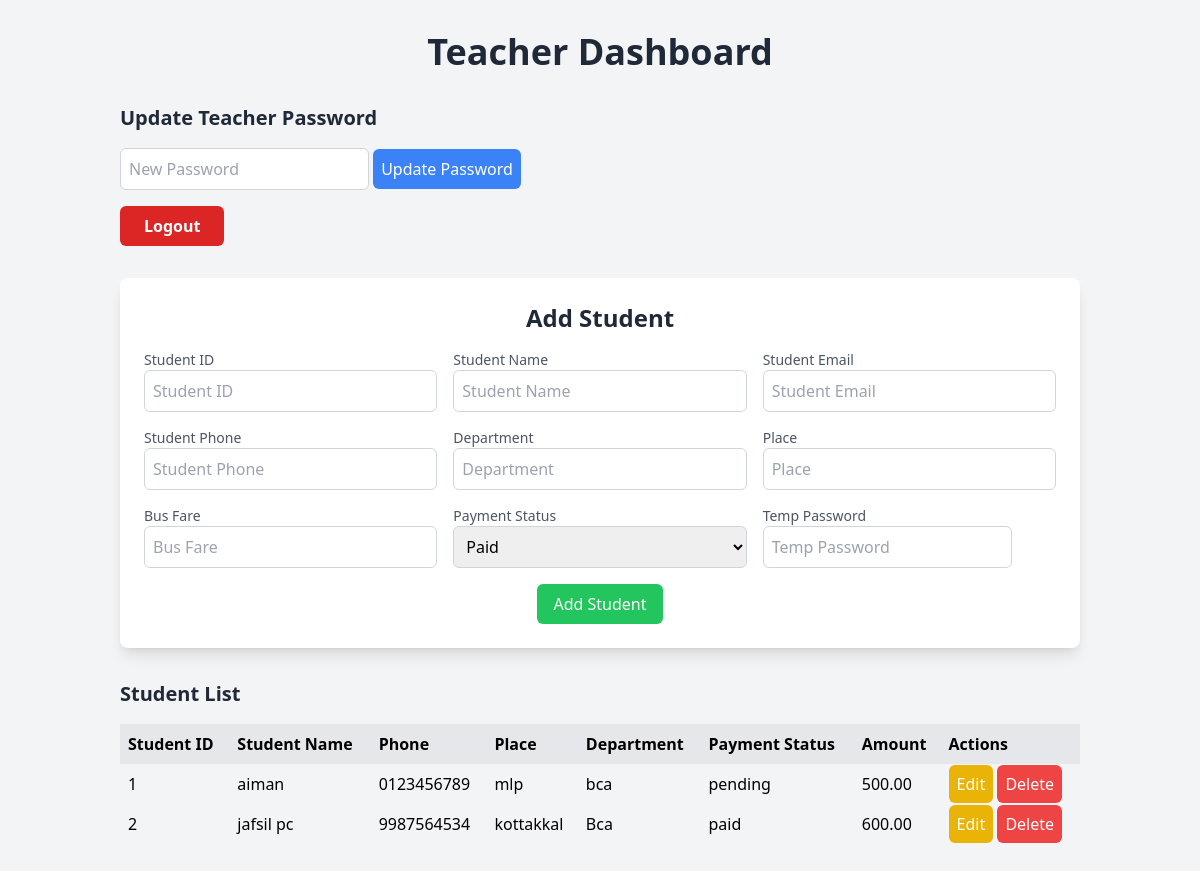
The page /office/ (signed in) on the database its author committed.
### tables this page shows
CREATE TABLE `students` (
  `id` int(11) NOT NULL,
  `student_id` int(11) NOT NULL,
  `student_name` varchar(100) NOT NULL,
  `phone` varchar(15) NOT NULL,
  `place` varchar(100) NOT NULL,
  `department` varchar(100) NOT NULL,
  `bus_fare` decimal(10,2) NOT NULL,
  `payment_status` enum('paid','pending') NOT NULL,
  `email` varchar(100) NOT NULL,
  `password` varchar(255) NOT NULL
);

### office/index.php (the view, shortened to what this page needs)
<?php
require_once("../db.php");
$sql = "SELECT * FROM students";
$result = $conn->query($sql);
?>
<!DOCTYPE html>
<html lang="en">
<head>
    <script src="https://cdn.tailwindcss.com"></script>
</head>
<body class="bg-gray-100">
    <div class="container mx-auto p-8">
        <h1 class="text-4xl font-bold text-center text-gray-800 mb-8">Teacher Dashboard</h1>
        <div class="mb-8">
            <h2 class="text-xl font-semibold text-gray-800">Update Teacher Password</h2>
            <form method="POST" class="mt-4">
                <input type="password" name="new_password" placeholder="New Password" class="p-2 border border-gray-300 rounded-md mb-4" required>
                <button type="submit" name="update_teacher_password" class="bg-blue-500 text-white p-2 rounded-md">Update Password</button>
            </form>
            <form method="POST" action="">
                <button type="submit" name="logout" class="bg-red-600 text-white font-semibold py-2 px-6 rounded-md hover:bg-red-700 transition duration-300">
                    Logout
                </button>
            </form>
        </div>
        <div class="mb-8 p-6 bg-white rounded-lg shadow-lg">
            <h2 class="text-2xl font-semibold text-gray-800 mb-4 text-center"><?= isset($_GET['edit_id']) ? 'Edit Student' : 'Add Student' ?></h2>
            <?php
            $student = null;
            ?>
            <form method="POST" action="" class="grid grid-cols-1 sm:grid-cols-2 lg:grid-cols-3 gap-4">
                <div>
                    <label for="student_id" class="block text-gray-600 font-medium text-sm">Student ID</label>
                    <input type="text" name="student_id" value="<?= $student['student_id'] ?? '' ?>" placeholder="Student ID" class="w-full p-2 border border-gray-300 rounded-md focus:ring-2 focus:ring-blue-500" required>
                </div>
                <div>
                    <label for="student_name" class="block text-gray-600 font-medium text-sm">Student Name</label>
                    <input type="text" name="student_name" value="<?= $student['student_name'] ?? '' ?>" placeholder="Student Name" class="w-full p-2 border border-gray-300 rounded-md focus:ring-2 focus:ring-blue-500" required>
                </div>
                <div>
                    <label for="student_email" class="block text-gray-600 font-medium text-sm">Student Email</label>
                    <input type="email" name="student_email" value="<?= $student['email'] ?? '' ?>" placeholder="Student Email" class="w-full p-2 border border-gray-300 rounded-md focus:ring-2 focus:ring-blue-500" required>
                </div>
                <div>
                    <label for="student_phone" class="block text-gray-600 font-medium text-sm">Student Phone</label>
                    <input type="text" name="student_phone" value="<?= $student['phone'] ?? '' ?>" placeholder="Student Phone" class="w-full p-2 border border-gray-300 rounded-md focus:ring-2 focus:ring-blue-500" required>
                </div>
                <div>
                    <label for="student_department" class="block text-gray-600 font-medium text-sm">Department</label>
                    <input type="text" name="student_department" value="<?= $student['department'] ?? '' ?>" placeholder="Department" class="w-full p-2 border border-gray-300 rounded-md focus:ring-2 focus:ring-blue-500" required>
                </div>
                <div>
                    <label for="student_place" class="block text-gray-600 font-medium text-sm">Place</label>
                    <input type="text" name="student_place" value="<?= $student['place'] ?? '' ?>" placeholder="Place" class="w-full p-2 border border-gray-300 rounded-md focus:ring-2 focus:ring-blue-500" required>
                </div>
                <div>
                    <label for="student_bus_fare" class="block text-gray-600 font-medium text-sm">Bus Fare</label>
                    <input type="number" name="student_bus_fare" value="<?= $student['bus_fare'] ?? '' ?>" placeholder="Bus Fare" class="w-full p-2 border border-gray-300 rounded-md focus:ring-2 focus:ring-blue-500" required>
                </div>
                <div>
                    <label for="student_payment_status" class="block text-gray-600 font-medium text-sm">Payment Status</label>
                    <select name="student_payment_status" class="w-full p-2 border border-gray-300 rounded-md focus:ring-2 focus:ring-blue-500" required>
                        <option value="Paid" <?= isset($student) && $student['payment_status'] == 'paid' ? 'selected' : '' ?>>Paid</option>
                    </select>
                </div>
                <?php if (!isset($_GET['edit_id'])): ?>
                <div>
                    <label for="password" class="block text-gray-600 font-medium text-sm">Temp Password</label>
                    <input type="password" name="password" placeholder="Temp Password" class="p-2 border border-gray-300 rounded-md" required>
                </div>
                <?php endif; ?>
                <div class="col-span-3 flex justify-center">
                    <button type="submit" name="add_edit_student" class="bg-<?= isset($student) ? 'yellow' : 'green' ?>-500 text-white px-4 py-2 rounded-md hover:bg-<?= isset($student) ? 'yellow' : 'green' ?>-600 focus:outline-none focus:ring-2 focus:ring-<?= isset($student) ? 'yellow' : 'green' ?>-500">
                        <?= isset($student) ? 'Update Student' : 'Add Student' ?>
                    </button>
                </div>
            </form>
        </div>
        <h2 class="text-xl font-semibold text-gray-800">Student List</h2>
        <table class="table-auto w-full border-collapse mt-4">
            <thead>
                <tr class="bg-gray-200">
                    <th class="p-2 text-left">Student ID</th>
                    <th class="p-2 text-left">Student Name</th>
                    <th class="p-2 text-left">Phone</th>
                    <th class="p-2 text-left">Place</th>
                    <th class="p-2 text-left">Department</th>
                    <th class="p-2 text-left">Payment Status</th>
                    <th class="p-2 text-left">Amount</th>
                    <th class="p-2 text-left">Actions</th>
                </tr>
            </thead>
            <tbody>
                <?php while($row = $result->fetch_assoc()): ?>
                    <tr>
                        <td class="p-2"><?= $row['student_id'] ?></td>
                        <td class="p-2"><?= $row['student_name'] ?></td>
                        <td class="p-2"><?= $row['phone'] ?></td>
                        <td class="p-2"><?= $row['place'] ?></td>
                        <td class="p-2"><?= $row['department'] ?></td>
                        <td class="p-2"><?= $row['payment_status'] ?></td>
                        <td class="p-2"><?= $row['bus_fare'] ?></td>
                        <td class="p-2">
                            <a href="?edit_id=<?= $row['id'] ?>" class="bg-yellow-500 text-white p-2 rounded-md">Edit</a>
                            <a href="?delete_id=<?= $row['id'] ?>" class="bg-red-500 text-white p-2 rounded-md" onclick="return confirm('Are you sure you want to delete this student?')">Delete</a>
                        </td>
                    </tr>
                <?php endwhile; ?>
            </tbody>
        </table>
    </div>
</body>
</html>

### rows shown on the page
students: student "1", student_name "aiman", phone "0123456789", place "mlp", department "bca", payment_status "pending", bus_fare "500.00"
students: student "2", student_name "jafsil pc", phone "9987564534", place "kottakkal", department "Bca", payment_status "paid", bus_fare "600.00"
